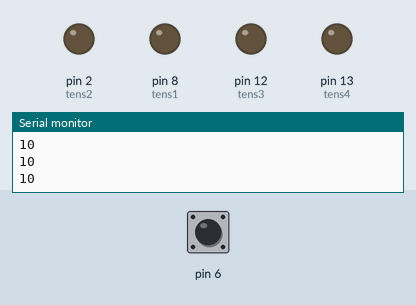
A sketch run on a simulated Arduino Uno, built with avr-gcc and run on an emulated ATmega328P. Shown: output pins drawn as LEDs (lit = HIGH), the last lines printed to the serial monitor. Inputs (shaded band) come from the test bench; at power-on: pin 6 HIGH.

Above: at 1.2 s.
1.3 s: pin 6 pulled LOW for 0.15 s
At 1.41 s:
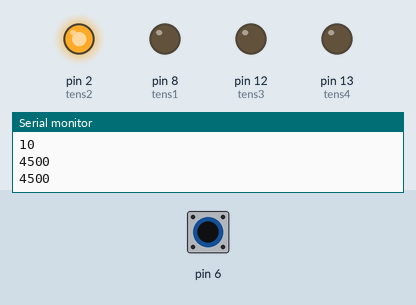
2.9 s: pin 6 pulled LOW for 3.2 s
At 6.8 s:
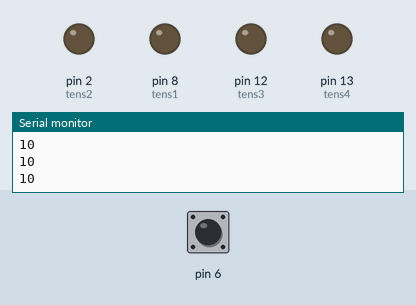
Timing chart, 0 to 8.3 s (numbered marks = the images above; inputs shaded):
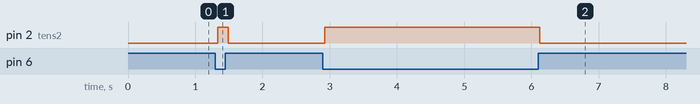

The sketch:

JohnsonSophia_AvatarCode.ino
```cpp
#include <CapacitiveSensor.h>
CapacitiveSensor Sensor = CapacitiveSensor(4, 6);
long val;

const int tens1 = 8;
const int tens2 = 2;
const int tens3 = 12;
const int tens4 = 13;

int sensorValue = 0;
int freq = 0;


void setup() {
  // initialize serial communications at 9600 bps:
  Serial.begin(9600);
  // tens is initialized as an output
  pinMode(tens1, OUTPUT);
  pinMode(tens2, OUTPUT);
  pinMode(tens3, OUTPUT);
  pinMode(tens4, OUTPUT);
}

void loop() {

  val = Sensor.capacitiveSensor(30);
  Serial.println(val);


  if (val >= 500 && val <= 800) {
    digitalWrite(tens1, HIGH);
    digitalWrite(tens2, LOW);
    digitalWrite(tens3, LOW);
    digitalWrite(tens4, LOW);
  }

  else if (val > 1400) {
    digitalWrite(tens1, LOW);
    digitalWrite(tens2, HIGH);
    digitalWrite(tens3, LOW);
    digitalWrite(tens4, LOW);
  }

  else if (val >= 800 && val <= 1100) {
    digitalWrite(tens1, LOW);
    digitalWrite(tens2, LOW);
    digitalWrite(tens3, HIGH);
    digitalWrite(tens4, LOW);
  }

  else if (val >= 1100 && val <= 1400) {
    digitalWrite(tens1, LOW);
    digitalWrite(tens2, LOW);
    digitalWrite(tens3, LOW);
    digitalWrite(tens4, HIGH);
  }

  else {
    digitalWrite(tens1, LOW);
    digitalWrite(tens2, LOW);
    digitalWrite(tens3, LOW);
    digitalWrite(tens4, LOW);
  }

  delay(50);
}
```

Measured:
- after the input at 1.3 s, pin 2 (tens2): LOW → HIGH at once, → LOW 0.16 s later
- after the input at 2.9 s, pin 2 (tens2): LOW → HIGH at once, → LOW 3.2 s later
